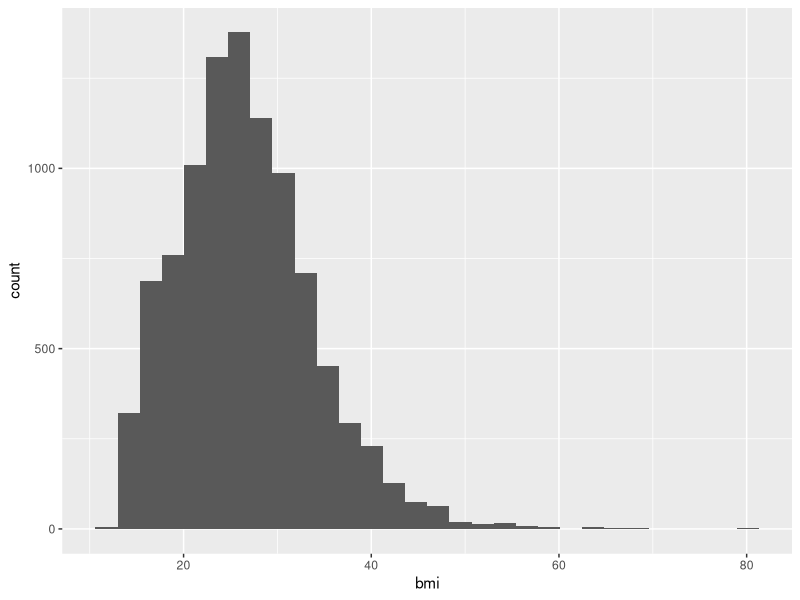
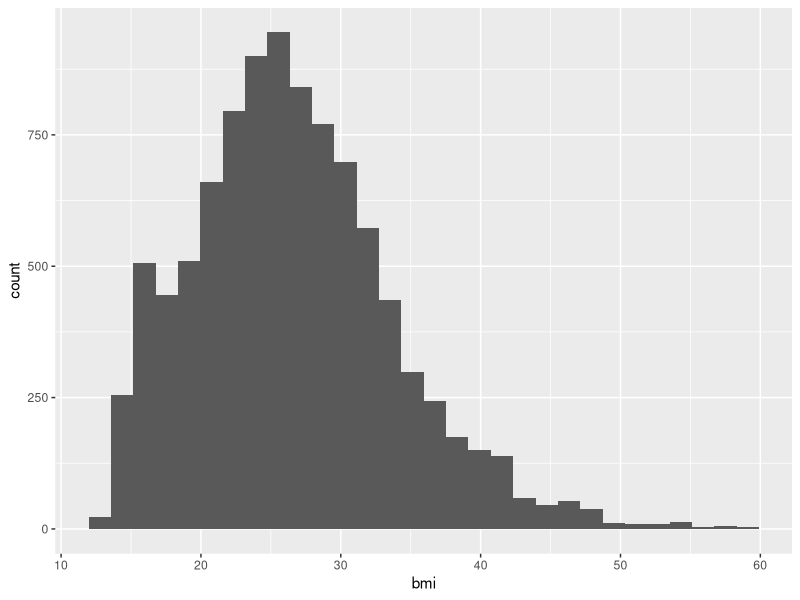
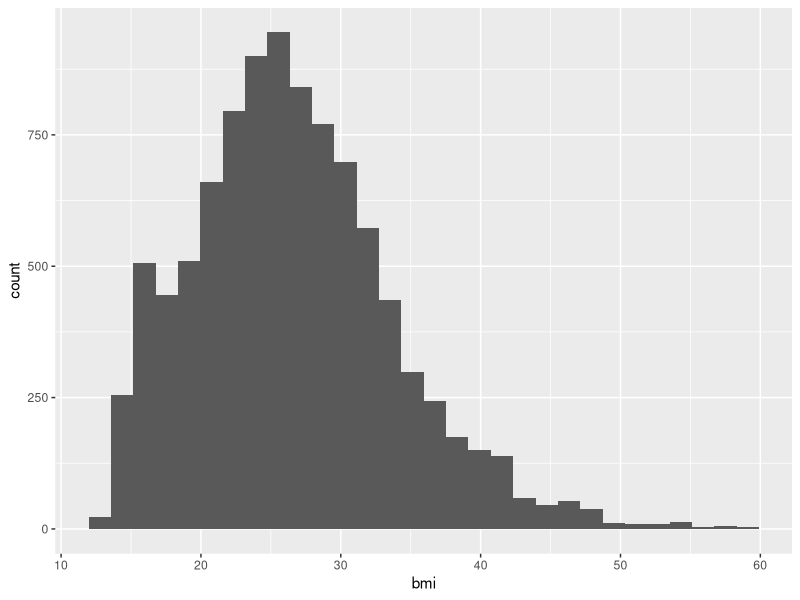
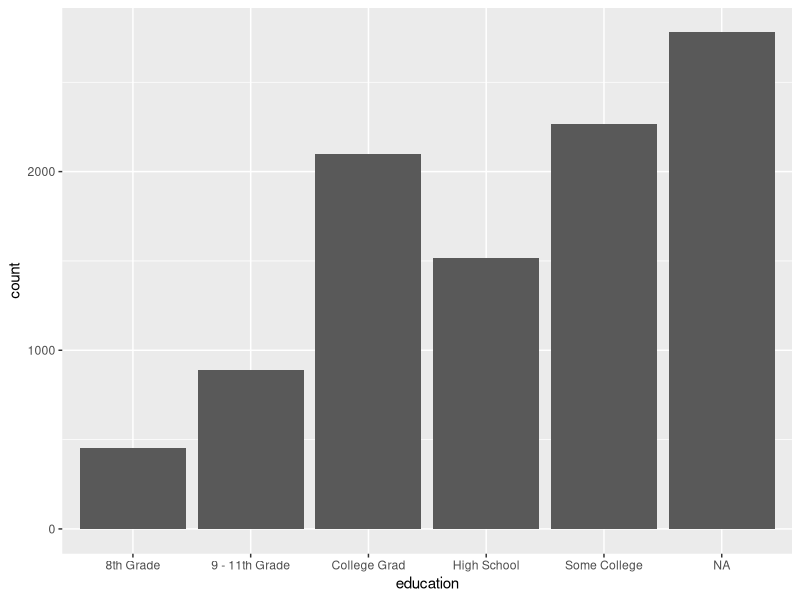
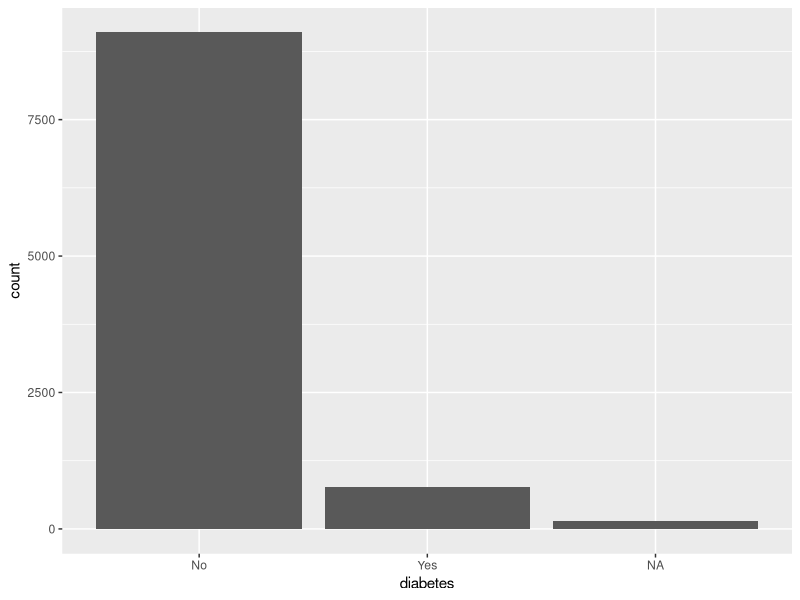
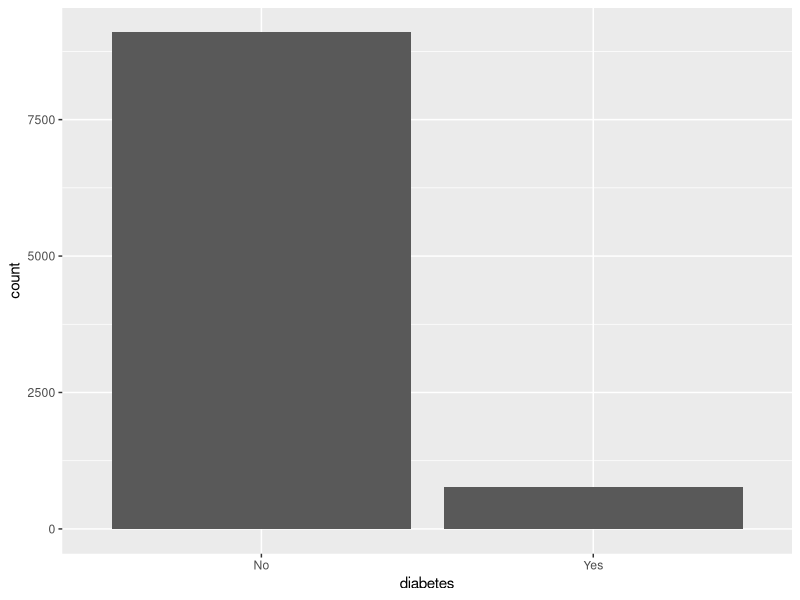
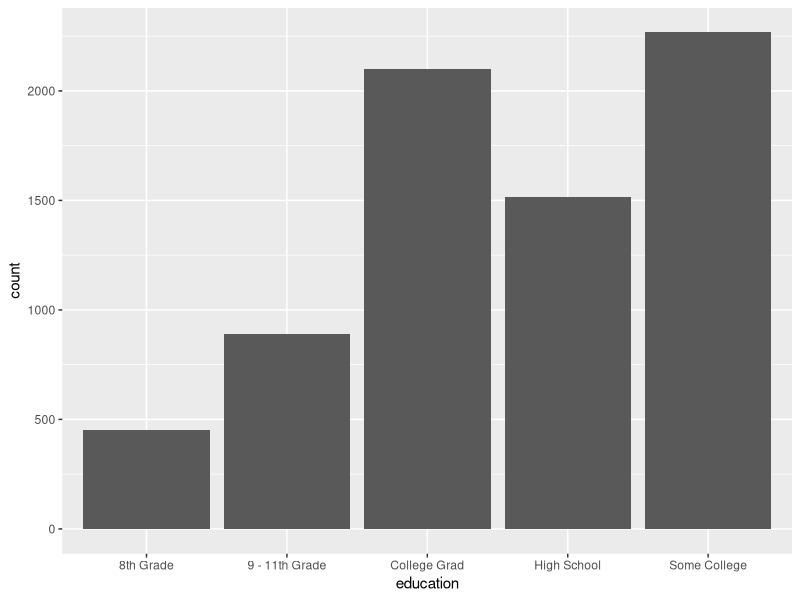
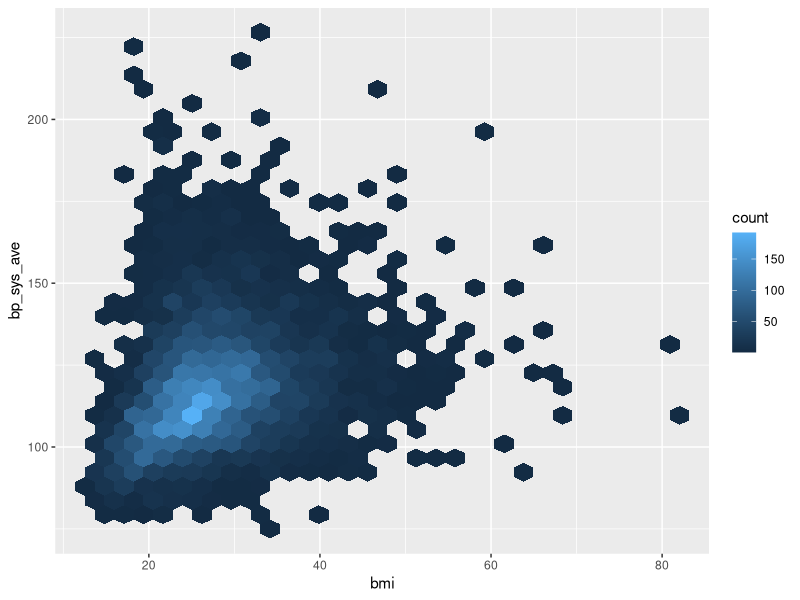

These charts were generated, in order, by the following R code:
## ---- chunk 1
#| include: false
library(tidyverse)
nhanes_small <- read_csv(here::here("data/nhanes_small.csv"))
## ---- chunk 2
#| echo: false
#| warning: false
#| message: false
nhanes_small %>%
  filter(!is.na(diabetes)) %>%
  group_by(diabetes, education) %>%
  summarise(
    max_bmi = max(bmi, na.rm = TRUE),
    min_bmi = min(bmi, na.rm = TRUE)
  ) %>%
  ungroup() %>%
  knitr::kable(caption = "Max & Min values of BMI for each diabetes & education status")
## ---- chunk 3
#| echo: false
nhanes_small %>%
  filter(!is.na(diabetes), !is.na(education)) %>%
  group_by(diabetes, education) %>%
  summarise(
    mean_age = mean(age, na.rm = TRUE),
    mean_bmi = mean(bmi, na.rm = TRUE)
  ) %>%
  ungroup() %>%
  mutate(
    # Task 2a.
    mean_age = round(mean_age, 1),
    mean_bmi = round(mean_bmi, 2),
    # Task 2b.
    education = str_to_sentence(education)
  ) %>%
  rename(
    # Task 3.
    "Diabetes Status" = diabetes,
    "Education" = education,
    "Mean Age" = mean_age,
    "Mean BMI" = mean_bmi
  ) %>%
  knitr::kable(caption = "Mean values of Age and BMI for each education and diabetes status.")
## ---- chunk 4
# Create histogram for BMI
ggplot(nhanes_small, aes(x = bmi)) +
  geom_histogram(na.rm = TRUE)

nhanes_small %>%
  filter(bmi <= 60) %>%
  ggplot(aes(x = bmi)) +
  geom_histogram(na.rm = TRUE)
## ---- chunk 5
#| fig-cap: "Distribution of BMI."
#| label: fig-bmi-histo
nhanes_small %>%
  filter(bmi <= 60) %>%
  ggplot(aes(x = bmi)) +
  geom_histogram(na.rm = TRUE)
## ---- chunk 6
# Create count barplot for education
ggplot(nhanes_small, aes(x = education)) +
  geom_bar()

# Create count barplot for diabetes status
ggplot(nhanes_small, aes(x = diabetes)) +
  geom_bar()
## ---- chunk 7
#| label: fig-diabetes-education
#| fig-cap: "Counts of Diabetes and Education."
#| fig-subcap:
#|   - "Number of those with or without Diabetes."
#|   - "Number of those with different educational status."
#| layout-ncol: 2
nhanes_small %>%
  filter(!is.na(diabetes)) %>%
  ggplot(aes(x = diabetes)) +
  geom_bar()

nhanes_small %>%
  filter(!is.na(education)) %>%
  ggplot(aes(x = education)) +
  geom_bar()
## ---- chunk 8
ggplot(nhanes_small, aes(x = bmi, y = bp_sys_ave)) +
  geom_hex(na.rm = TRUE)

# Runs a smoothing line with confidence interval
ggplot(nhanes_small, aes(x = bmi, y = bp_sys_ave)) +
  geom_hex(na.rm = TRUE) +
  geom_smooth(na.rm = TRUE)
## ---- chunk 9
# Two categorical/discrete variables
# Note that we can pipe data into ggplot
nhanes_small %>%
  filter(!is.na(education), !is.na(diabetes)) %>%
  ggplot(aes(x = diabetes, fill = education)) +
  geom_bar()

# "dodged" (side-by-side) bar plot
nhanes_small %>%
  filter(!is.na(education), !is.na(diabetes)) %>%
  ggplot(aes(x = diabetes, fill = education)) +
  geom_bar(position = position_dodge())
## ---- chunk 10
# Using mixed data
nhanes_small %>%
  filter(!is.na(diabetes), bmi <= 60) %>%
  ggplot(aes(x = diabetes, y = bmi)) +
  geom_violin(na.rm = TRUE)
